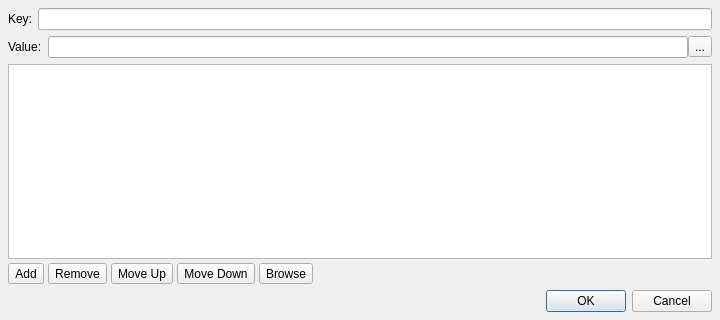
<?xml version="1.0" encoding="UTF-8"?>
<ui version="4.0">
 <class>Dialog</class>
 <widget class="QDialog" name="Dialog">
  <property name="geometry">
   <rect>
    <x>0</x>
    <y>0</y>
    <width>720</width>
    <height>320</height>
   </rect>
  </property>
  <property name="sizePolicy">
   <sizepolicy hsizetype="Preferred" vsizetype="Expanding">
    <horstretch>0</horstretch>
    <verstretch>0</verstretch>
   </sizepolicy>
  </property>
  <property name="windowTitle">
   <string>Edit Environment Variable</string>
  </property>
  <property name="modal">
   <bool>true</bool>
  </property>
  <layout class="QVBoxLayout" name="main_verticalLayout">
   <property name="spacing">
    <number>6</number>
   </property>
   <property name="leftMargin">
    <number>8</number>
   </property>
   <property name="topMargin">
    <number>8</number>
   </property>
   <property name="rightMargin">
    <number>8</number>
   </property>
   <property name="bottomMargin">
    <number>8</number>
   </property>
   <item>
    <widget class="QFrame" name="key_frame">
     <property name="frameShape">
      <enum>QFrame::NoFrame</enum>
     </property>
     <property name="frameShadow">
      <enum>QFrame::Plain</enum>
     </property>
     <property name="lineWidth">
      <number>0</number>
     </property>
     <layout class="QFormLayout" name="key_formLayout">
      <property name="fieldGrowthPolicy">
       <enum>QFormLayout::AllNonFixedFieldsGrow</enum>
      </property>
      <property name="labelAlignment">
       <set>Qt::AlignRight|Qt::AlignTrailing|Qt::AlignVCenter</set>
      </property>
      <property name="leftMargin">
       <number>0</number>
      </property>
      <property name="topMargin">
       <number>0</number>
      </property>
      <property name="rightMargin">
       <number>0</number>
      </property>
      <property name="bottomMargin">
       <number>0</number>
      </property>
      <item row="0" column="0">
       <widget class="QLabel" name="key_label">
        <property name="text">
         <string>Key:</string>
        </property>
       </widget>
      </item>
      <item row="0" column="1">
       <layout class="QHBoxLayout" name="key_horizontalLayout">
        <property name="spacing">
         <number>4</number>
        </property>
        <item>
         <widget class="QLineEdit" name="key_lineEdit">
          <property name="text">
           <string/>
          </property>
         </widget>
        </item>
       </layout>
      </item>
     </layout>
    </widget>
   </item>
   <item>
    <widget class="QFrame" name="value_frame">
     <property name="frameShape">
      <enum>QFrame::NoFrame</enum>
     </property>
     <property name="frameShadow">
      <enum>QFrame::Plain</enum>
     </property>
     <property name="lineWidth">
      <number>0</number>
     </property>
     <layout class="QFormLayout" name="value_formLayout">
      <property name="fieldGrowthPolicy">
       <enum>QFormLayout::AllNonFixedFieldsGrow</enum>
      </property>
      <property name="labelAlignment">
       <set>Qt::AlignRight|Qt::AlignTrailing|Qt::AlignVCenter</set>
      </property>
      <property name="leftMargin">
       <number>0</number>
      </property>
      <property name="topMargin">
       <number>0</number>
      </property>
      <property name="rightMargin">
       <number>0</number>
      </property>
      <property name="bottomMargin">
       <number>0</number>
      </property>
      <item row="0" column="0">
       <widget class="QLabel" name="value_label">
        <property name="text">
         <string>Value:</string>
        </property>
       </widget>
      </item>
      <item row="0" column="1">
       <layout class="QHBoxLayout" name="value_horizontalLayout">
        <property name="spacing">
         <number>0</number>
        </property>
        <item>
         <widget class="QLineEdit" name="value_lineEdit">
          <property name="text">
           <string/>
          </property>
         </widget>
        </item>
        <item>
         <widget class="QToolButton" name="browse_toolButton">
          <property name="sizePolicy">
           <sizepolicy hsizetype="Maximum" vsizetype="Fixed">
            <horstretch>0</horstretch>
            <verstretch>0</verstretch>
           </sizepolicy>
          </property>
          <property name="toolTip">
           <string>&lt;html&gt;&lt;head/&gt;&lt;body&gt;&lt;p&gt;Browse for a file or folder&lt;/p&gt;&lt;/body&gt;&lt;/html&gt;</string>
          </property>
          <property name="text">
           <string>...</string>
          </property>
          <property name="iconSize">
           <size>
            <width>15</width>
            <height>15</height>
           </size>
          </property>
          <property name="popupMode">
           <enum>QToolButton::InstantPopup</enum>
          </property>
          <property name="toolButtonStyle">
           <enum>Qt::ToolButtonIconOnly</enum>
          </property>
          <property name="noBackground" stdset="0">
           <bool>false</bool>
          </property>
          <property name="attach" stdset="0">
           <bool>true</bool>
          </property>
         </widget>
        </item>
       </layout>
      </item>
     </layout>
    </widget>
   </item>
   <item>
    <widget class="QFrame" name="valueList_frame">
     <property name="frameShape">
      <enum>QFrame::NoFrame</enum>
     </property>
     <property name="frameShadow">
      <enum>QFrame::Plain</enum>
     </property>
     <property name="lineWidth">
      <number>0</number>
     </property>
     <layout class="QVBoxLayout" name="valueList_verticalLayout">
      <property name="spacing">
       <number>4</number>
      </property>
      <property name="leftMargin">
       <number>0</number>
      </property>
      <property name="topMargin">
       <number>0</number>
      </property>
      <property name="rightMargin">
       <number>0</number>
      </property>
      <property name="bottomMargin">
       <number>0</number>
      </property>
      <item>
       <widget class="QListWidget" name="valueList_listWidget">
        <property name="alternatingRowColors">
         <bool>true</bool>
        </property>
        <property name="horizontalScrollMode">
         <enum>QAbstractItemView::ScrollPerPixel</enum>
        </property>
       </widget>
      </item>
      <item>
       <widget class="QFrame" name="toolbar_frame">
        <property name="frameShape">
         <enum>QFrame::NoFrame</enum>
        </property>
        <property name="frameShadow">
         <enum>QFrame::Plain</enum>
        </property>
        <property name="lineWidth">
         <number>0</number>
        </property>
        <layout class="QHBoxLayout" name="toolbar_horizontalLayout">
         <property name="spacing">
          <number>4</number>
         </property>
         <property name="leftMargin">
          <number>0</number>
         </property>
         <property name="topMargin">
          <number>0</number>
         </property>
         <property name="rightMargin">
          <number>0</number>
         </property>
         <property name="bottomMargin">
          <number>0</number>
         </property>
         <item>
          <widget class="QToolButton" name="add_toolButton">
           <property name="sizePolicy">
            <sizepolicy hsizetype="Maximum" vsizetype="Fixed">
             <horstretch>0</horstretch>
             <verstretch>0</verstretch>
            </sizepolicy>
           </property>
           <property name="toolTip">
            <string>&lt;html&gt;&lt;head/&gt;&lt;body&gt;&lt;p&gt;Add an entry&lt;/p&gt;&lt;/body&gt;&lt;/html&gt;</string>
           </property>
           <property name="text">
            <string>Add</string>
           </property>
           <property name="popupMode">
            <enum>QToolButton::InstantPopup</enum>
           </property>
           <property name="toolButtonStyle">
            <enum>Qt::ToolButtonIconOnly</enum>
           </property>
          </widget>
         </item>
         <item>
          <widget class="QToolButton" name="remove_toolButton">
           <property name="sizePolicy">
            <sizepolicy hsizetype="Maximum" vsizetype="Fixed">
             <horstretch>0</horstretch>
             <verstretch>0</verstretch>
            </sizepolicy>
           </property>
           <property name="toolTip">
            <string>&lt;html&gt;&lt;head/&gt;&lt;body&gt;&lt;p&gt;Remove selected entry&lt;/p&gt;&lt;/body&gt;&lt;/html&gt;</string>
           </property>
           <property name="text">
            <string>Remove</string>
           </property>
           <property name="toolButtonStyle">
            <enum>Qt::ToolButtonIconOnly</enum>
           </property>
          </widget>
         </item>
         <item>
          <widget class="QToolButton" name="moveUp_toolButton">
           <property name="sizePolicy">
            <sizepolicy hsizetype="Maximum" vsizetype="Fixed">
             <horstretch>0</horstretch>
             <verstretch>0</verstretch>
            </sizepolicy>
           </property>
           <property name="toolTip">
            <string>&lt;html&gt;&lt;head/&gt;&lt;body&gt;&lt;p&gt;Move entry up&lt;/p&gt;&lt;/body&gt;&lt;/html&gt;</string>
           </property>
           <property name="text">
            <string>Move Up</string>
           </property>
           <property name="toolButtonStyle">
            <enum>Qt::ToolButtonIconOnly</enum>
           </property>
          </widget>
         </item>
         <item>
          <widget class="QToolButton" name="moveDown_toolButton">
           <property name="sizePolicy">
            <sizepolicy hsizetype="Maximum" vsizetype="Fixed">
             <horstretch>0</horstretch>
             <verstretch>0</verstretch>
            </sizepolicy>
           </property>
           <property name="toolTip">
            <string>&lt;html&gt;&lt;head/&gt;&lt;body&gt;&lt;p&gt;Move entry down&lt;/p&gt;&lt;/body&gt;&lt;/html&gt;</string>
           </property>
           <property name="text">
            <string>Move Down</string>
           </property>
           <property name="toolButtonStyle">
            <enum>Qt::ToolButtonIconOnly</enum>
           </property>
          </widget>
         </item>
         <item>
          <widget class="QToolButton" name="browseList_toolButton">
           <property name="sizePolicy">
            <sizepolicy hsizetype="Maximum" vsizetype="Fixed">
             <horstretch>0</horstretch>
             <verstretch>0</verstretch>
            </sizepolicy>
           </property>
           <property name="toolTip">
            <string>&lt;html&gt;&lt;head/&gt;&lt;body&gt;&lt;p&gt;Browse for a file or folder&lt;/p&gt;&lt;/body&gt;&lt;/html&gt;</string>
           </property>
           <property name="text">
            <string>Browse</string>
           </property>
           <property name="popupMode">
            <enum>QToolButton::InstantPopup</enum>
           </property>
           <property name="toolButtonStyle">
            <enum>Qt::ToolButtonIconOnly</enum>
           </property>
          </widget>
         </item>
         <item>
          <spacer name="toolbar_horizontalSpacer">
           <property name="orientation">
            <enum>Qt::Horizontal</enum>
           </property>
           <property name="sizeHint" stdset="0">
            <size>
             <width>40</width>
             <height>20</height>
            </size>
           </property>
          </spacer>
         </item>
        </layout>
       </widget>
      </item>
     </layout>
    </widget>
   </item>
   <item>
    <widget class="QDialogButtonBox" name="buttonBox">
     <property name="orientation">
      <enum>Qt::Horizontal</enum>
     </property>
     <property name="standardButtons">
      <set>QDialogButtonBox::Cancel|QDialogButtonBox::Ok</set>
     </property>
    </widget>
   </item>
  </layout>
 </widget>
 <tabstops>
  <tabstop>valueList_listWidget</tabstop>
  <tabstop>add_toolButton</tabstop>
  <tabstop>remove_toolButton</tabstop>
  <tabstop>moveUp_toolButton</tabstop>
  <tabstop>moveDown_toolButton</tabstop>
  <tabstop>browseList_toolButton</tabstop>
  <tabstop>value_lineEdit</tabstop>
  <tabstop>browse_toolButton</tabstop>
  <tabstop>key_lineEdit</tabstop>
 </tabstops>
 <resources/>
 <connections>
  <connection>
   <sender>buttonBox</sender>
   <signal>accepted()</signal>
   <receiver>Dialog</receiver>
   <slot>accept()</slot>
   <hints>
    <hint type="sourcelabel">
     <x>272</x>
     <y>311</y>
    </hint>
    <hint type="destinationlabel">
     <x>157</x>
     <y>274</y>
    </hint>
   </hints>
  </connection>
  <connection>
   <sender>buttonBox</sender>
   <signal>rejected()</signal>
   <receiver>Dialog</receiver>
   <slot>reject()</slot>
   <hints>
    <hint type="sourcelabel">
     <x>340</x>
     <y>311</y>
    </hint>
    <hint type="destinationlabel">
     <x>286</x>
     <y>274</y>
    </hint>
   </hints>
  </connection>
 </connections>
</ui>
